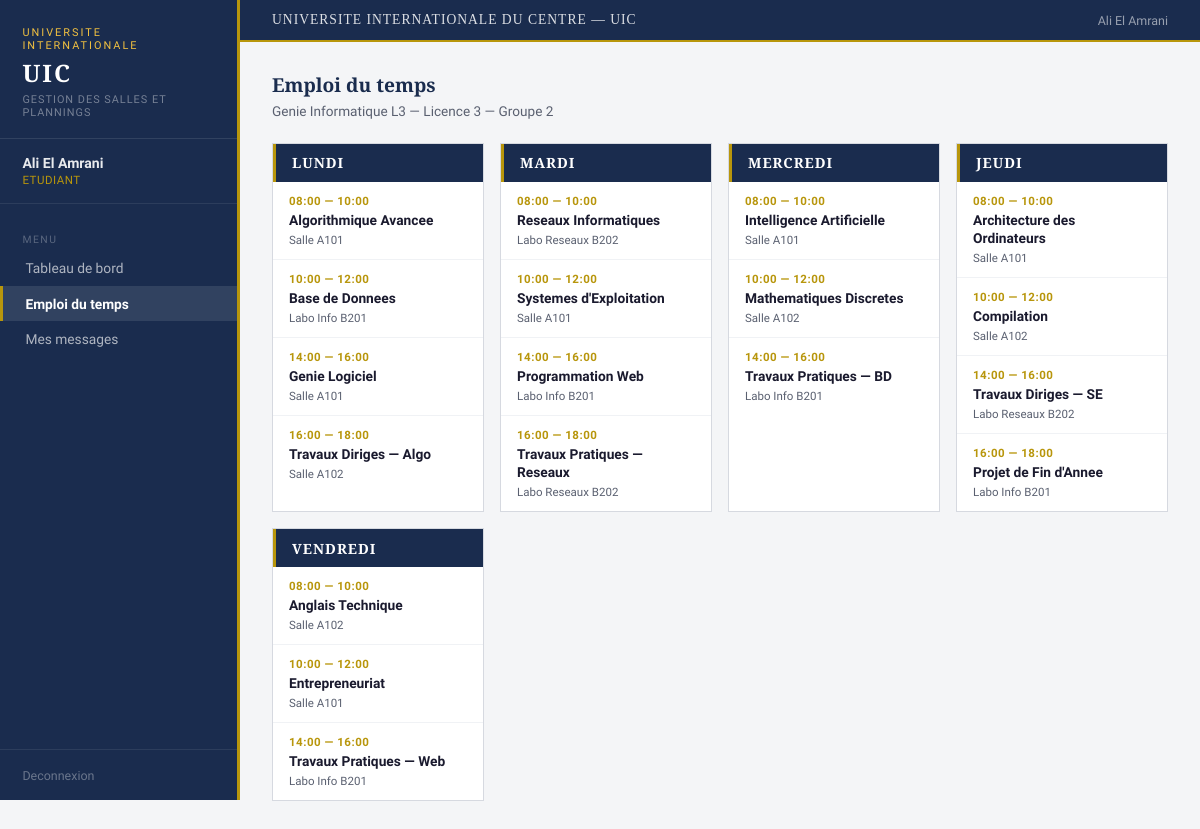
Screenshot of /emploi_du_temps (signed in) with the database file from the repository.
### tables this page shows
CREATE TABLE Utilisateur (
        idUtilisateur INTEGER PRIMARY KEY AUTOINCREMENT,
        nom TEXT NOT NULL, prenom TEXT NOT NULL DEFAULT '',
        email TEXT UNIQUE NOT NULL, motDePasse TEXT NOT NULL,
        role TEXT NOT NULL CHECK(role IN ('admin','professeur','chef_dept','etudiant')));

CREATE TABLE Etudiant (
        idEtudiant INTEGER PRIMARY KEY,
        filiere TEXT, niveau TEXT, groupe TEXT,
        dateNaissance TEXT, cne TEXT, anneeInscription TEXT,
        FOREIGN KEY (idEtudiant) REFERENCES Utilisateur(idUtilisateur));

CREATE TABLE Creneau (
        idCreneau INTEGER PRIMARY KEY AUTOINCREMENT,
        heureDebut TEXT NOT NULL, heureFin TEXT NOT NULL,
        jour TEXT NOT NULL, matiere TEXT NOT NULL,
        idPlanning INTEGER NOT NULL, idSalle INTEGER NOT NULL,
        FOREIGN KEY (idPlanning) REFERENCES Planning(idPlanning),
        FOREIGN KEY (idSalle) REFERENCES Salle(idSalle));

CREATE TABLE Salle (
        idSalle INTEGER PRIMARY KEY AUTOINCREMENT,
        nomSalle TEXT NOT NULL, type TEXT NOT NULL,
        capacite INTEGER NOT NULL, disponible INTEGER DEFAULT 1, batiment TEXT);

### controllers/auth_controller.py (the view)
@auth_bp.route("/emploi_du_temps")
def emploi_du_temps():
    if "user_id" not in session or session["user_role"] != "etudiant":
        return redirect(url_for("auth.login"))
    profil   = Utilisateur.get_etudiant_profil(session["user_id"])
    creneaux = Creneau.get_by_filiere(profil["filiere"])
    jours    = ["Lundi","Mardi","Mercredi","Jeudi","Vendredi","Samedi"]
    edt      = {j: [] for j in jours}
    for cr in creneaux:
        if cr["jour"] in edt:
            edt[cr["jour"]].append(cr)
    return render_template("emploi_du_temps.html", edt=edt, jours=jours, profil=profil)

### database/db.py (called while the page is built)
def get_connection():
    conn = sqlite3.connect(DB_PATH)
    conn.row_factory = sqlite3.Row
    return conn

### models/planning.py (called while the page is built)
    @staticmethod
    def get_by_filiere(filiere):
        conn = get_connection()
        rows = conn.execute("""
            SELECT c.*, s.nomSalle
            FROM Creneau c
            JOIN Salle s ON c.idSalle = s.idSalle
            JOIN Planning p ON c.idPlanning = p.idPlanning
            WHERE p.filiere = ?
            ORDER BY CASE c.jour
                WHEN 'Lundi' THEN 1 WHEN 'Mardi' THEN 2
                WHEN 'Mercredi' THEN 3 WHEN 'Jeudi' THEN 4
                WHEN 'Vendredi' THEN 5 WHEN 'Samedi' THEN 6 ELSE 7 END,
            c.heureDebut
        """, (filiere,)).fetchall()
        conn.close()
        return rows

### models/utilisateur.py (called while the page is built)
    @staticmethod
    def get_etudiant_profil(id):
        conn = get_connection()
        row = conn.execute("""
            SELECT u.nom, u.prenom, u.email, u.role,
                   e.filiere, e.niveau, e.groupe,
                   e.dateNaissance, e.cne, e.anneeInscription
            FROM Utilisateur u
            JOIN Etudiant e ON e.idEtudiant = u.idUtilisateur
            WHERE u.idUtilisateur = ?
        """, (id,)).fetchone()
        conn.close()
        return row

### templates/emploi_du_temps.html
{% extends "base.html" %}
{% block content %}
<div class="edt-header">
  <div>
    <h1>Emploi du temps</h1>
    <p>{{ profil.filiere }} — {{ profil.niveau }} — {{ profil.groupe }}</p>
  </div>
</div>
<div class="edt-grid">
  {% for jour in jours %}
  {% if edt[jour] %}
  <div class="edt-day">
    <div class="edt-day-header">{{ jour }}</div>
    {% for cr in edt[jour] %}
    <div class="edt-slot">
      <div class="edt-time">{{ cr.heureDebut }} — {{ cr.heureFin }}</div>
      <div class="edt-matiere">{{ cr.matiere }}</div>
      <div class="edt-salle">{{ cr.nomSalle }}</div>
    </div>
    {% endfor %}
  </div>
  {% endif %}
  {% endfor %}
</div>
{% endblock %}

### templates/base.html (shortened to what this page needs)
<!DOCTYPE html>
<html lang="fr">
<head>
  <link rel="stylesheet" href="{{ url_for('static', filename='css/style.css') }}">
</head>
<body>
{% if session.user_id %}
<div class="sidebar">
  <div class="sidebar-brand">
    <div class="univ">Universite Internationale</div>
    <h1>UIC</h1>
    <p>Gestion des salles et plannings</p>
  </div>
  <div class="sidebar-user">
    <div class="user-name">{{ session.user_nom }}</div>
    <div class="user-role">{{ session.user_role }}</div>
  </div>
  <nav class="sidebar-nav">
    <div class="nav-label">Menu</div>
    <a href="{{ url_for('auth.dashboard') }}" {% if request.endpoint=='auth.dashboard' %}class="active"{% endif %}>Tableau de bord</a>
    {% if session.user_role == 'etudiant' %}
      <a href="{{ url_for('auth.emploi_du_temps') }}" {% if request.endpoint=='auth.emploi_du_temps' %}class="active"{% endif %}>Emploi du temps</a>
      <a href="{{ url_for('session.notifications') }}" {% if request.endpoint=='session.notifications' %}class="active"{% endif %}>Mes messages</a>
    {% endif %}
  </nav>
  <div class="sidebar-footer">
    <a href="{{ url_for('auth.logout') }}">Deconnexion</a>
  </div>
</div>
<div class="main-content">
  <div class="topbar">
    <span class="topbar-title">Universite Internationale du Centre — UIC</span>
    <span class="topbar-user">{{ session.user_nom }}</span>
  </div>
  <main>{% block content %}{% endblock %}</main>
</div>
{% else %}
<main style="width:100%">{% block content_public %}{% endblock %}</main>
{% endif %}
</body>
</html>

### static/css/style.css (style rules this page uses)
* { box-sizing:border-box;margin:0;padding:0; }
:root { --navy:#1a2c4e;--navy2:#243a61;--navy3:#2e4a7a; --gold:#b8960c;--gold2:#f0c040; --light:#f4f5f7;--white:#ffffff;--border:#d6d9e0; --text:#1a1a2e;--muted:#5a6070; --danger:#8b1a1a;--success:#1a5c2e;--warning:#7a5c00; }
body { font-family:'Source Sans 3',sans-serif;background:var(--light);color:var(--text);min-height:100vh;display:flex;font-size:15px; }
.sidebar { width:240px;min-height:100vh;background:var(--navy);display:flex;flex-direction:column;position:fixed;top:0;left:0;z-index:100;border-right:3px solid var(--gold); }
.sidebar-brand { padding:1.6rem 1.4rem 1.2rem;border-bottom:1px solid rgba(255,255,255,0.1); }
.sidebar-brand .univ { font-size:0.68rem;color:var(--gold2);text-transform:uppercase;letter-spacing:2px;margin-bottom:0.3rem; }
.sidebar-brand h1 { font-family:'Libre Baskerville',serif;font-size:1.5rem;font-weight:700;color:var(--white);letter-spacing:2px; }
.sidebar-brand p { font-size:0.68rem;color:rgba(255,255,255,0.4);margin-top:0.2rem;text-transform:uppercase;letter-spacing:1px; }
.sidebar-user { padding:1rem 1.4rem;border-bottom:1px solid rgba(255,255,255,0.08); }
.sidebar-user .user-name { font-size:0.88rem;color:rgba(255,255,255,0.9);font-weight:600; }
.sidebar-user .user-role { font-size:0.72rem;color:var(--gold);text-transform:uppercase;letter-spacing:0.5px;margin-top:0.15rem; }
.sidebar-nav { flex:1;padding:1rem 0; }
.nav-label { font-size:0.65rem;color:rgba(255,255,255,0.28);text-transform:uppercase;letter-spacing:1.5px;padding:0.8rem 1.4rem 0.3rem; }
.sidebar-nav a { display:block;padding:0.6rem 1.4rem;color:rgba(255,255,255,0.65);text-decoration:none;font-size:0.86rem;border-left:3px solid transparent;transition:all 0.15s; }
.sidebar-nav a.active { background:rgba(255,255,255,0.1);color:var(--white);border-left-color:var(--gold);font-weight:600; }
.sidebar-footer { padding:1rem 1.4rem;border-top:1px solid rgba(255,255,255,0.08); }
.sidebar-footer a { color:rgba(255,255,255,0.35);text-decoration:none;font-size:0.78rem;transition:color 0.15s; }
.main-content { margin-left:240px;flex:1;min-height:100vh;display:flex;flex-direction:column; }
.topbar { background:var(--navy);padding:0.75rem 2rem;display:flex;align-items:center;justify-content:space-between;border-bottom:2px solid var(--gold); }
.topbar-title { font-family:'Libre Baskerville',serif;font-size:0.85rem;color:rgba(255,255,255,0.85);letter-spacing:1px;text-transform:uppercase; }
.topbar-user { font-size:0.78rem;color:rgba(255,255,255,0.55); }
main { padding:1.8rem 2rem;flex:1; }
.edt-header { margin-bottom:1.5rem; }
.edt-header h1 { font-family:'Libre Baskerville',serif;font-size:1.2rem;color:var(--navy); }
.edt-header p { font-size:0.85rem;color:var(--muted);margin-top:0.3rem; }
.edt-grid { display:grid;grid-template-columns:repeat(auto-fill,minmax(200px,1fr));gap:1rem; }
.edt-day { background:var(--white);border:1px solid var(--border);overflow:hidden; }
.edt-day-header { background:var(--navy);color:var(--white);padding:0.6rem 1rem;font-family:'Libre Baskerville',serif;font-size:0.88rem;font-weight:700;text-transform:uppercase;letter-spacing:1px;border-left:3px solid var(--gold); }
.edt-slot { padding:0.75rem 1rem;border-bottom:1px solid #f0f2f5; }
.edt-slot:last-child { border-bottom:none; }
.edt-time { font-size:0.72rem;color:var(--gold);font-weight:700;letter-spacing:0.5px;margin-bottom:0.25rem; }
.edt-matiere { font-size:0.86rem;color:var(--text);font-weight:600;line-height:1.3; }
.edt-salle { font-size:0.72rem;color:var(--muted);margin-top:0.2rem; }

### rows the page displays
Utilisateur: user_role "ETUDIANT"
Etudiant: filiere "Genie Informatique L3", niveau "Licence 3", groupe "Groupe 2"
Creneau: heureDebut "08:00", heureFin "10:00", matiere "Algorithmique Avancee", nomSalle "Salle A101"
Creneau: heureDebut "10:00", heureFin "12:00", matiere "Base de Donnees", nomSalle "Labo Info B201"
Creneau: heureDebut "14:00", heureFin "16:00", matiere "Genie Logiciel", nomSalle "Salle A101"
Creneau: heureDebut "16:00", heureFin "18:00", matiere "Travaux Diriges — Algo", nomSalle "Salle A102"
Creneau: heureDebut "08:00", heureFin "10:00", matiere "Reseaux Informatiques", nomSalle "Labo Reseaux B202"
Creneau: heureDebut "10:00", heureFin "12:00", matiere "Systemes d'Exploitation", nomSalle "Salle A101"
Creneau: heureDebut "14:00", heureFin "16:00", matiere "Programmation Web", nomSalle "Labo Info B201"
Creneau: heureDebut "16:00", heureFin "18:00", matiere "Travaux Pratiques — Reseaux", nomSalle "Labo Reseaux B202"
Creneau: heureDebut "08:00", heureFin "10:00", matiere "Intelligence Artificielle", nomSalle "Salle A101"
Creneau: heureDebut "10:00", heureFin "12:00", matiere "Mathematiques Discretes", nomSalle "Salle A102"
Creneau: heureDebut "14:00", heureFin "16:00", matiere "Travaux Pratiques — BD", nomSalle "Labo Info B201"
Creneau: heureDebut "08:00", heureFin "10:00", matiere "Architecture des Ordinateurs", nomSalle "Salle A101"
Creneau: heureDebut "10:00", heureFin "12:00", matiere "Compilation", nomSalle "Salle A102"
Creneau: heureDebut "14:00", heureFin "16:00", matiere "Travaux Diriges — SE", nomSalle "Labo Reseaux B202"
Creneau: heureDebut "16:00", heureFin "18:00", matiere "Projet de Fin d'Annee", nomSalle "Labo Info B201"
Creneau: heureDebut "08:00", heureFin "10:00", matiere "Anglais Technique", nomSalle "Salle A102"
Creneau: heureDebut "10:00", heureFin "12:00", matiere "Entrepreneuriat", nomSalle "Salle A101"
Creneau: heureDebut "14:00", heureFin "16:00", matiere "Travaux Pratiques — Web", nomSalle "Labo Info B201"

### other values shown
{{ session.user_nom }} "Ali El Amrani"
{{ jour }} "LUNDI" "MARDI" "MERCREDI" "JEUDI" "VENDREDI"
